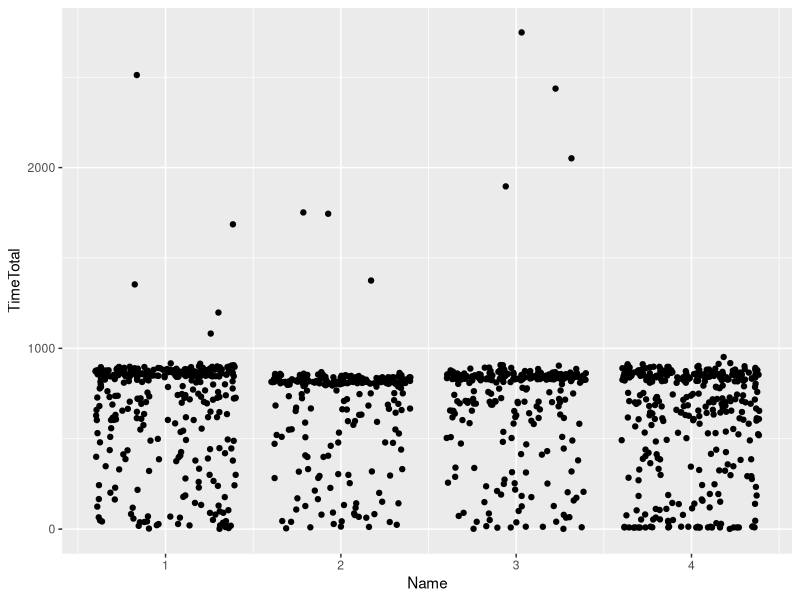
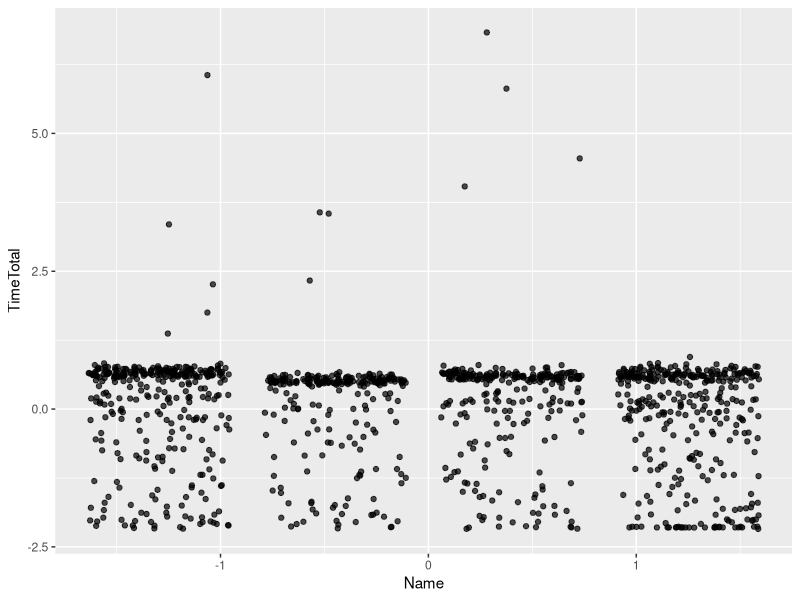

The R source for these figures, in order:
## ---- chunk 1
library(tidyverse)
library(plyr)
# data frame containing information from multiple sensors
DF_Data <- read_csv("DF_Data.csv")
# data frame containing equipment information
DF_Equipm <- read_csv("DF_EquipmData.csv")
# data frame containing Event Names
DF_EvCode <- read_csv("DF_EvCodeData.csv")

# Data manipulation and saving to the DF_TEMP
DF_TEMP <- DF_Data %>% 
  # arrange by date 
  arrange(StartDateTime) %>% 
  # join to decode equipment serial number
  inner_join(DF_Equipm, by = "IDEquipment") %>% 
  # select only column needed
  select(StartDateTime, Name, EventCode, TimeTotal) %>% 
  # join to decode Event Code meaning
  inner_join(DF_EvCode, by = "EventCode") %>% 
  # select only column needed
  select(StartDateTime, Name, TimeTotal, EventText)
## ---- chunk 2
# Data manipulation and saving to the DF_Data reactive value
    DF_KM <- DF_TEMP %>% filter(EventText == "Step 1 SubStep 1") 
      # # filters for category
      # filter(EventText == input$Step) 
## ---- chunk 3
head(DF_KM)
## ---- chunk 4
KM <- DF_KM %>%
      select(Name, TimeTotal) %>%
      mutate(Name = revalue(Name, c("Machine #1" = "1", "Machine #2" = "2", "Machine #3" = "3", "Machine #4" = "4"))) %>%
      mutate(Name = as.numeric(Name))
KM  %>%
   ggplot(aes(x = Name, y = TimeTotal)) + geom_jitter()
## ---- chunk 5
# Some points above level 1000 are probably either anomalies or data artefacts
# It's anyway strange that these points are never present on unit '4'
## ---- chunk 6
# with scaling
DF_KM %>%
  select(Name, TimeTotal) %>%
  mutate(Name = revalue(Name, c("Machine #1" = "1", "Machine #2" = "2", "Machine #3" = "3", "Machine #4" = "4"))) %>%
  mutate(Name = as.numeric(Name)) %>%
  scale() %>%
  as.data.frame() %>% ggplot(aes(x = Name, y = TimeTotal)) + geom_jitter(alpha = 0.7) 
## ---- chunk 7
# probably just the scale is different...
## ---- chunk 8
# Step 1 Substep 1, Step 1 Substep 3, Step 1 Substep 4 are definitely troubled with scaling. The rest is totally the same
# Unsupervised Machine Learning is known to be difficult and for that reason other methods exist such as hierarchical  clustering
# Probably in this case the data for Step 1 is completely randomly generated without any rule and for that scaling was able to 'catch' this phenomena.
# It would however be much advisable still to have the data scaled rather than not and make sure there are no outliers if possible
